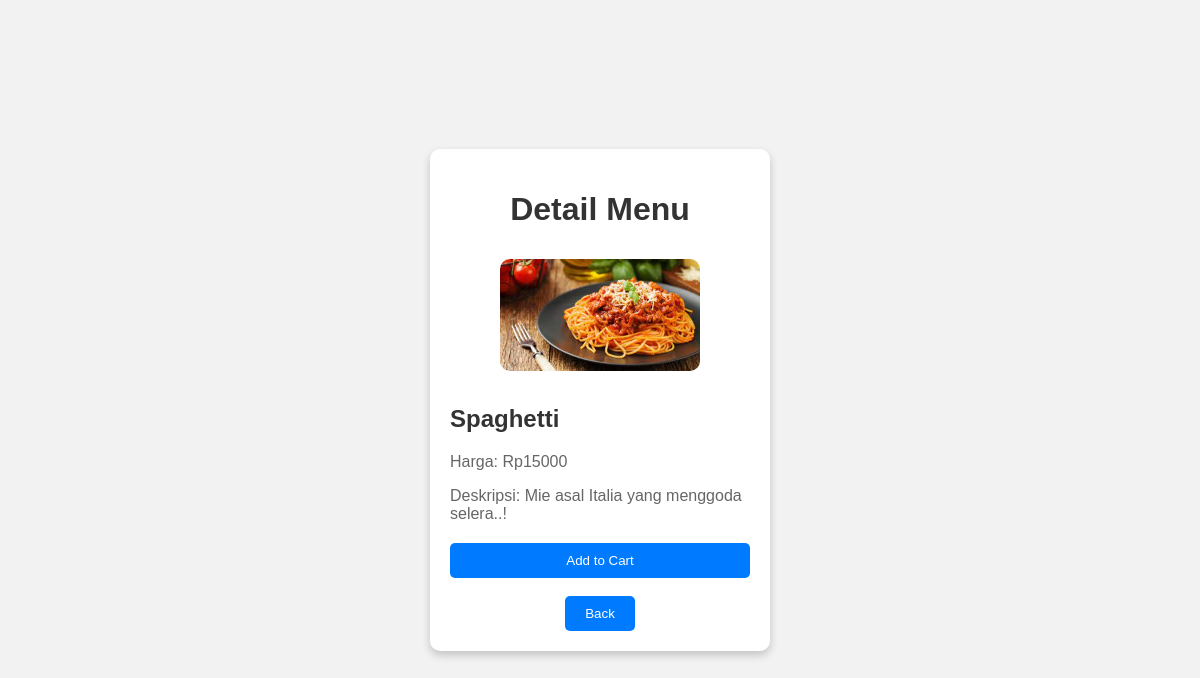
The app's page /detail.php?id=1 (signed in) with its own data.
### tables this page shows
CREATE TABLE `resto` (
  `id` int(5) NOT NULL,
  `nama` varchar(30) NOT NULL,
  `harga` varchar(15) NOT NULL,
  `deskripsi` varchar(250) NOT NULL,
  `img` blob NOT NULL,
  `category` varchar(50) NOT NULL
);

### detail.php (the view, shortened to what this page needs)
<!DOCTYPE html>
<html>
<head>
</head>
<body class="bg_image">
    <div class="menu-card">
        <?php
        include 'config.php';
        if(isset($_COOKIE['user_id'])){
        if (isset($_GET['id'])) {
            $menuId = $_GET['id'];
            $detailQuery = "SELECT * FROM resto WHERE id = $menuId";
            $detailResult = mysqli_query($conn, $detailQuery);
            $menuData = mysqli_fetch_assoc($detailResult);
            if ($menuData) {
        ?>
                <h1>Detail Menu</h1>
                <img src="<?php echo $menuData['img']; ?>" alt="<?php echo $menuData['nama']; ?>">
                <div class="menu-details">
                    <h2><?php echo $menuData['nama']; ?></h2>
                    <p>Harga: Rp<?php echo $menuData['harga']; ?></p>
                    <p>Deskripsi: <?php echo $menuData['deskripsi']; ?></p>
                </div>
                <div class="add-to-cart">
                    <form method="post" action="add_to_cart.php">
                        <input type="submit" value="Add to Cart">
                    </form>
                    <br><a href="category.php"><button>Back</button></a>
                </div>
        <?php
            } else {
                echo "Menu tidak ditemukan.";
            }
        } else {
            echo "Parameter ID tidak ditemukan.";
        }
        }else{
            header("Location: category.php?error");
            exit();
        }
        ?>
    </div>
</body>
</html>

### detail.php (style rules this page uses)
body { font-family: Arial, sans-serif; background-color: #f2f2f2; display: flex; justify-content: center; align-items: center; height: 100vh; margin: 0; }
.menu-card { background-color: #fff; border-radius: 10px; padding: 20px; box-shadow: 0 4px 8px 0 rgba(0, 0, 0, 0.2); width: 300px; text-align: center; }
h1 { color: #333; }
img { width: 100%; max-width: 200px; height: auto; border-radius: 10px; margin: 10px 0; }
.menu-details { text-align: left; }
.menu-details h2 { color: #333; }
.menu-details p { color: #666; }
.add-to-cart { margin-top: 20px; }
.add-to-cart input[type="submit"] { background-color: #007bff; color: #fff; border: none; border-radius: 5px; padding: 10px 20px; cursor: pointer; width: 100% }
.add-to-cart button { background-color: #007bff; color: #fff; border: none; border-radius: 5px; padding: 10px 20px; cursor: pointer; }
.bg_image { background-image: url('./images/background.jpg'); background-size: 100% 100vh; }

### records on screen
resto: img (picture), nama "Spaghetti", harga "15000", deskripsi "Mie asal Italia yang menggoda selera..!"
